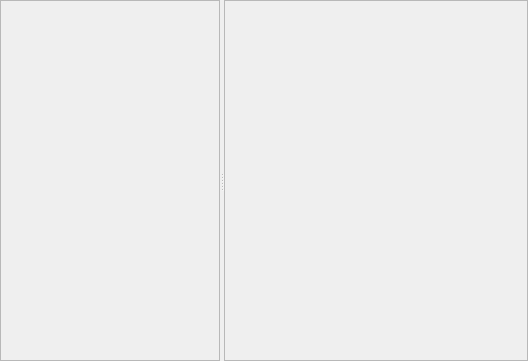
<?xml version="1.0" encoding="UTF-8"?>
<ui version="4.0">
 <class>Form</class>
 <widget class="QWidget" name="Form">
  <property name="geometry">
   <rect>
    <x>0</x>
    <y>0</y>
    <width>528</width>
    <height>361</height>
   </rect>
  </property>
  <property name="windowTitle">
   <string>Form</string>
  </property>
  <layout class="QVBoxLayout" name="verticalLayout">
   <property name="margin">
    <number>0</number>
   </property>
   <item>
    <widget class="QSplitter" name="splitter">
     <property name="orientation">
      <enum>Qt::Horizontal</enum>
     </property>
     <property name="childrenCollapsible">
      <bool>false</bool>
     </property>
     <widget class="QFrame" name="containerList">
      <property name="minimumSize">
       <size>
        <width>220</width>
        <height>0</height>
       </size>
      </property>
      <property name="frameShape">
       <enum>QFrame::StyledPanel</enum>
      </property>
      <property name="frameShadow">
       <enum>QFrame::Raised</enum>
      </property>
     </widget>
     <widget class="QFrame" name="containerContent">
      <property name="sizePolicy">
       <sizepolicy hsizetype="Preferred" vsizetype="Preferred">
        <horstretch>1</horstretch>
        <verstretch>0</verstretch>
       </sizepolicy>
      </property>
      <property name="frameShape">
       <enum>QFrame::StyledPanel</enum>
      </property>
      <property name="frameShadow">
       <enum>QFrame::Raised</enum>
      </property>
     </widget>
    </widget>
   </item>
  </layout>
 </widget>
 <resources/>
 <connections/>
</ui>
